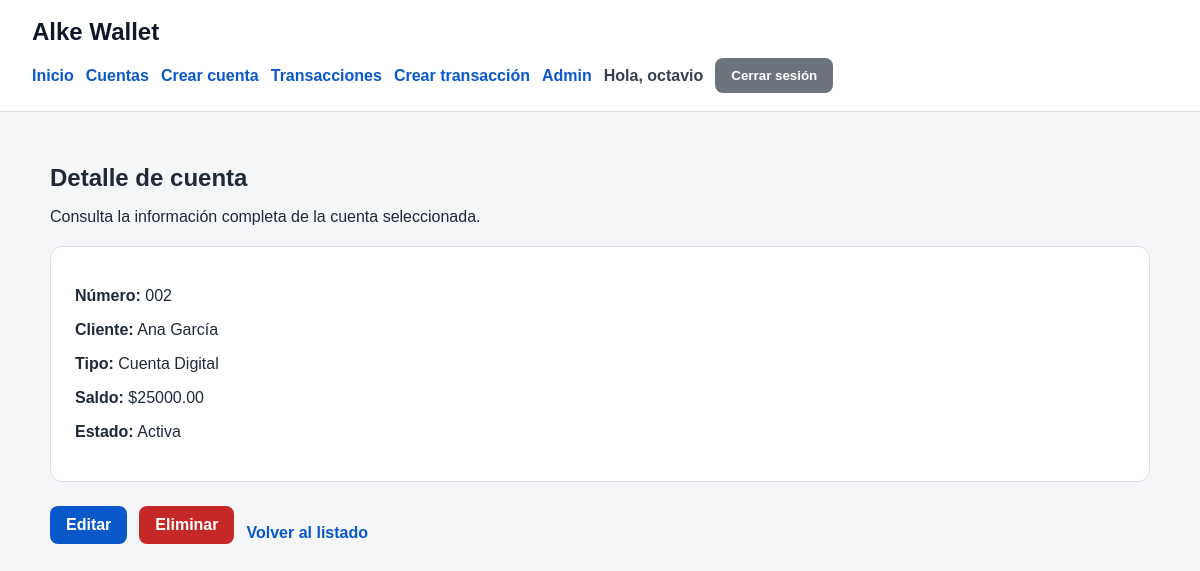
The page /cuentas/2/ (signed in) on the database its author committed.
### gestion/models.py (models this page shows, shortened)
class Cuenta(models.Model):
    TIPO_CUENTA_CHOICES = [
        ('ahorro', 'Cuenta de Ahorro'),
        ('corriente', 'Cuenta Corriente'),
        ('digital', 'Cuenta Digital'),
    ]
    cliente = models.ForeignKey(Cliente, on_delete=models.CASCADE, related_name='cuentas')
    numero_cuenta = models.CharField(max_length=20, unique=True)
    tipo_cuenta = models.CharField(max_length=20, choices=TIPO_CUENTA_CHOICES)
    saldo = models.DecimalField(max_digits=12, decimal_places=2, default=0, validators=[MinValueValidator(0)])
    activa = models.BooleanField(default=True)
    creada_en = models.DateTimeField(auto_now_add=True)

class Cliente(models.Model):
    user = models.OneToOneField(User, on_delete=models.CASCADE, related_name='cliente')
    telefono = models.CharField(max_length=20, blank=True, null=True)
    direccion = models.CharField(max_length=255, blank=True, null=True)
    fecha_nacimiento = models.DateField(blank=True, null=True)
    creado_en = models.DateTimeField(auto_now_add=True)
    def __str__(self):
        return self.user.get_full_name() or self.user.username

### gestion/views.py (the view)
# urls.py: path('cuentas/<int:pk>/', CuentaDetailView.as_view(), name='cuenta_detail'),
class CuentaDetailView(LoginRequiredMixin, DetailView):
    model = Cuenta
    template_name = 'gestion/cuenta_detail.html'
    context_object_name = 'cuenta'

### templates/gestion/cuenta_detail.html
{% extends "base.html" %}
{% block content %}
<section class="page-header">
    <h1>Detalle de cuenta</h1>
    <p>Consulta la información completa de la cuenta seleccionada.</p>
</section>
<div class="detail-card">
    <p><strong>Número:</strong> {{ cuenta.numero_cuenta }}</p>
    <p><strong>Cliente:</strong> {{ cuenta.cliente }}</p>
    <p><strong>Tipo:</strong> {{ cuenta.get_tipo_cuenta_display }}</p>
    <p><strong>Saldo:</strong> ${{ cuenta.saldo }}</p>
    <p><strong>Estado:</strong>
        {% if cuenta.activa %}
            Activa
        {% else %}
            Inactiva
        {% endif %}
    </p>
</div>
<div class="actions-row">
    <a class="btn" href="{% url 'cuenta_update' cuenta.pk %}">Editar</a>
    <a class="btn btn-danger" href="{% url 'cuenta_delete' cuenta.pk %}">Eliminar</a>
    <a class="back-link" href="{% url 'cuenta_list' %}">Volver al listado</a>
</div>
{% endblock %}

### templates/base.html (shortened to what this page needs)
{% load static %}
<!DOCTYPE html>
<html lang="es">
<head>
    <link rel="stylesheet" href="{% static 'css/styles.css' %}">
</head>
<body>
    <header class="topbar">
        <div class="brand">
            <a href="{% url 'inicio' %}">Alke Wallet</a>
        </div>
        <nav class="nav">
            <a href="{% url 'inicio' %}">Inicio</a>
            <a href="{% url 'cuenta_list' %}">Cuentas</a>
            <a href="{% url 'cuenta_create' %}">Crear cuenta</a>
            <a href="{% url 'transaccion_list' %}">Transacciones</a>
            <a href="{% url 'transaccion_create' %}">Crear transacción</a>
            <a href="/admin/">Admin</a>
            {% if user.is_authenticated %}
                <span class="user-info">Hola, {{ user.username }}</span>
                <form action="{% url 'logout' %}" method="post" class="logout-form">
                    <button type="submit" class="btn btn-secondary">Cerrar sesión</button>
                </form>
            {% else %}
                <a href="{% url 'login' %}" class="btn btn-secondary">Iniciar sesión</a>
            {% endif %}
        </nav>
    </header>
    <main class="container">
        {% block content %}{% endblock %}
    </main>
</body>
</html>

### static/css/styles.css (style rules this page uses)
body { font-family: Arial, sans-serif; margin: 0; background-color: #f4f6f8; color: #1f2937; }
.topbar { background-color: #ffffff; border-bottom: 1px solid #dcdfe4; padding: 18px 32px; }
.brand a { font-size: 24px; font-weight: bold; text-decoration: none; color: #0f172a; }
.nav { margin-top: 12px; display: flex; flex-wrap: wrap; gap: 12px; align-items: center; }
.nav a { text-decoration: none; color: #0a58ca; font-weight: 600; }
.container { max-width: 1100px; margin: 0 auto; padding: 32px 20px; }
.hero, .info-card, .form-card, .detail-card { background-color: #ffffff; border: 1px solid #dcdfe4; border-radius: 12px; padding: 24px; margin-bottom: 24px; }
.page-header { margin-bottom: 20px; }
.page-header h1 { margin-bottom: 8px; }
.btn { display: inline-block; background-color: #0a58ca; color: #ffffff; text-decoration: none; padding: 10px 16px; border-radius: 8px; border: none; cursor: pointer; font-weight: 600; }
.btn-secondary { background-color: #6c757d; }
.btn-danger { background-color: #c62828; }
.back-link { display: inline-block; margin-top: 16px; color: #0a58ca; text-decoration: none; font-weight: 600; }
.actions-row { display: flex; gap: 12px; align-items: center; flex-wrap: wrap; margin-top: 20px; }
.user-info { font-weight: 600; color: #374151; }
.logout-form { display: inline; }

### rows shown on the page
Cuenta: numero_cuenta "002", cliente "Ana García", tipo_cuenta "Cuenta Digital", saldo "25000.00"

### other values the page prints
{{ user.username }} "octavio"
